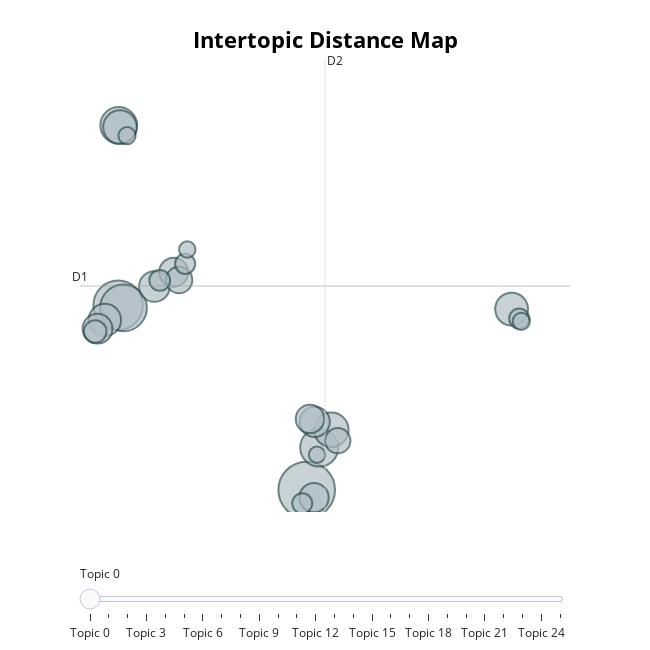

Here is the notebook cell this chart was saved with:
### Code cell
cc_ttl_topic_model.visualize_topics()

### Figure 1 — Plotly figure (JSON) as saved in the notebook; plotly's stock layout.template omitted (floating-point values rounded to 4 significant figures)
{"data": [{"customdata": [[0, "deep | use | learn | classification | convolutional", 119], [1, "warming | global | temperature | trend | climate", 91], [2, "carbon | emission | storage | footprint | computing", 81], [3, "opinion | twitter | socialmedia | social | dynamic", 54], [4, "climate | change | dangerous | science | research", 50], [5, "flood | disaster | risk | machine | event", 44], [6, "extinction | specie | population | ecosystem | trait", 42], [7, "power | grid | control | charge | electricity", 40], [8, "solar | irradiance | sun | terrestrial | activity", 39], [9, "forest | tree | mangrove | carbon | effect", 35], [10, "agriculture | agricultural | robotic | farm | yield", 34], [11, "ice | sheet | polar | retreat | antarctic", 33], [12, "wildfire | fire | remotesense | smoke | detection", 32], [13, "economic | uncertainty | economy | climate | risk", 31], [14, "environmental | sustainable | sustainability | service | commerce", 30], [15, "extreme | precipitation | drought | rainfall | downscale", 26], [16, "artificialintelligence | cooperation | ai | choice | coalition", 24], [17, "sealevel | rise | error | acceleration | warming", 19], [18, "quantile | linear | causality | timeserie | nonparametric", 16], [19, "reinforcement | learning | deep | design | exploration", 15], [20, "methane | gas | emission | friendly | source", 15], [21, "aerosol | dust | size | transfer | radiative", 15], [22, "bibliometric | research | literature | publication | document", 11], [23, "nuclear | renewable | energy | power | plant", 11], [24, "datum | highresolution | lossy | readcount | vconstruct", 10], [25, "knowledge | civilization | effective | policy | climate", 10]], "hovertemplate": "<b>Topic %{customdata[0]}</b><br>%{customdata[1]}<br>Size: %{customdata[2]}", "legendgroup": "", "marker": {"color": "#B0BEC5", "line": {"color": "DarkSlateGrey", "width": 2}, "size": [119, 91, 81, 54, 50, 44, 42, 40, 39, 35, 34, 33, 32, 31, 30, 26, 24, 19, 16, 15, 15, 15, 11, 11, 10, 10], "sizemode": "area", "sizeref": 0.07437, "symbol": "circle"}, "mode": "markers", "name": "", "orientation": "v", "showlegend": false, "type": "scatter", "x": [3.762, -2.684, -2.501, 4.192, -2.664, 4.604, -2.62, 10.77, -3.138, -1.444, 4.035, -3.39, 4.013, -0.7852, 3.875, -0.6008, 4.824, -3.468, -1.262, 11.03, 3.61, -0.3943, -2.381, 11.1, -0.3202, 4.115], "xaxis": "x", "y": [1.941, 6.989, 6.919, 3.102, 11.91, 3.588, 11.86, 6.885, 6.59, 7.503, 3.804, 6.349, 1.734, 7.893, 3.885, 7.68, 3.29, 6.272, 7.67, 6.625, 1.577, 8.12, 11.62, 6.552, 8.513, 2.905], "yaxis": "y"}], "layout": {"annotations": [{"showarrow": false, "text": "D1", "x": -3.988, "y": 7.516, "yshift": 10}, {"showarrow": false, "text": "D2", "x": 4.388, "xshift": 10, "y": 13.69}], "height": 650, "hoverlabel": {"bgcolor": "white", "font": {"family": "Rockwell", "size": 16}}, "legend": {"itemsizing": "constant", "tracegroupgap": 0}, "margin": {"t": 60}, "shapes": [{"line": {"color": "#CFD8DC", "width": 2}, "type": "line", "x0": 4.388, "x1": 4.388, "y0": 1.341, "y1": 13.69}, {"line": {"color": "#9E9E9E", "width": 2}, "type": "line", "x0": -3.988, "x1": 12.76, "y0": 7.516, "y1": 7.516}], "sliders": [{"active": 0, "pad": {"t": 50}, "steps": [{"args": [{"marker.color": [["red", "#B0BEC5", "#B0BEC5", "#B0BEC5", "#B0BEC5", "#B0BEC5", "#B0BEC5", "#B0BEC5", "#B0BEC5", "#B0BEC5", "#B0BEC5", "#B0BEC5", "#B0BEC5", "#B0BEC5", "#B0BEC5", "#B0BEC5", "#B0BEC5", "#B0BEC5", "#B0BEC5", "#B0BEC5", "#B0BEC5", "#B0BEC5", "#B0BEC5", "#B0BEC5", "#B0BEC5", "#B0BEC5"]]}], "label": "Topic 0", "method": "update"}, {"args": [{"marker.color": [["#B0BEC5", "red", "#B0BEC5", "#B0BEC5", "#B0BEC5", "#B0BEC5", "#B0BEC5", "#B0BEC5", "#B0BEC5", "#B0BEC5", "#B0BEC5", "#B0BEC5", "#B0BEC5", "#B0BEC5", "#B0BEC5", "#B0BEC5", "#B0BEC5", "#B0BEC5", "#B0BEC5", "#B0BEC5", "#B0BEC5", "#B0BEC5", "#B0BEC5", "#B0BEC5", "#B0BEC5", "#B0BEC5"]]}], "label": "Topic 1", "method": "update"}, {"args": [{"marker.color": [["#B0BEC5", "#B0BEC5", "red", "#B0BEC5", "#B0BEC5", "#B0BEC5", "#B0BEC5", "#B0BEC5", "#B0BEC5", "#B0BEC5", "#B0BEC5", "#B0BEC5", "#B0BEC5", "#B0BEC5", "#B0BEC5", "#B0BEC5", "#B0BEC5", "#B0BEC5", "#B0BEC5", "#B0BEC5", "#B0BEC5", "#B0BEC5", "#B0BEC5", "#B0BEC5", "#B0BEC5", "#B0BEC5"]]}], "label": "Topic 2", "method": "update"}, {"args": [{"marker.color": [["#B0BEC5", "#B0BEC5", "#B0BEC5", "red", "#B0BEC5", "#B0BEC5", "#B0BEC5", "#B0BEC5", "#B0BEC5", "#B0BEC5", "#B0BEC5", "#B0BEC5", "#B0BEC5", "#B0BEC5", "#B0BEC5", "#B0BEC5", "#B0BEC5", "#B0BEC5", "#B0BEC5", "#B0BEC5", "#B0BEC5", "#B0BEC5", "#B0BEC5", "#B0BEC5", "#B0BEC5", "#B0BEC5"]]}], "label": "Topic 3", "method": "update"}, {"args": [{"marker.color": [["#B0BEC5", "#B0BEC5", "#B0BEC5", "#B0BEC5", "red", "#B0BEC5", "#B0BEC5", "#B0BEC5", "#B0BEC5", "#B0BEC5", "#B0BEC5", "#B0BEC5", "#B0BEC5", "#B0BEC5", "#B0BEC5", "#B0BEC5", "#B0BEC5", "#B0BEC5", "#B0BEC5", "#B0BEC5", "#B0BEC5", "#B0BEC5", "#B0BEC5", "#B0BEC5", "#B0BEC5", "#B0BEC5"]]}], "label": "Topic 4", "method": "update"}, {"args": [{"marker.color": [["#B0BEC5", "#B0BEC5", "#B0BEC5", "#B0BEC5", "#B0BEC5", "red", "#B0BEC5", "#B0BEC5", "#B0BEC5", "#B0BEC5", "#B0BEC5", "#B0BEC5", "#B0BEC5", "#B0BEC5", "#B0BEC5", "#B0BEC5", "#B0BEC5", "#B0BEC5", "#B0BEC5", "#B0BEC5", "#B0BEC5", "#B0BEC5", "#B0BEC5", "#B0BEC5", "#B0BEC5", "#B0BEC5"]]}], "label": "Topic 5", "method": "update"}, {"args": [{"marker.color": [["#B0BEC5", "#B0BEC5", "#B0BEC5", "#B0BEC5", "#B0BEC5", "#B0BEC5", "red", "#B0BEC5", "#B0BEC5", "#B0BEC5", "#B0BEC5", "#B0BEC5", "#B0BEC5", "#B0BEC5", "#B0BEC5", "#B0BEC5", "#B0BEC5", "#B0BEC5", "#B0BEC5", "#B0BEC5", "#B0BEC5", "#B0BEC5", "#B0BEC5", "#B0BEC5", "#B0BEC5", "#B0BEC5"]]}], "label": "Topic 6", "method": "update"}, {"args": [{"marker.color": [["#B0BEC5", "#B0BEC5", "#B0BEC5", "#B0BEC5", "#B0BEC5", "#B0BEC5", "#B0BEC5", "red", "#B0BEC5", "#B0BEC5", "#B0BEC5", "#B0BEC5", "#B0BEC5", "#B0BEC5", "#B0BEC5", "#B0BEC5", "#B0BEC5", "#B0BEC5", "#B0BEC5", "#B0BEC5", "#B0BEC5", "#B0BEC5", "#B0BEC5", "#B0BEC5", "#B0BEC5", "#B0BEC5"]]}], "label": "Topic 7", "method": "update"}, {"args": [{"marker.color": [["#B0BEC5", "#B0BEC5", "#B0BEC5", "#B0BEC5", "#B0BEC5", "#B0BEC5", "#B0BEC5", "#B0BEC5", "red", "#B0BEC5", "#B0BEC5", "#B0BEC5", "#B0BEC5", "#B0BEC5", "#B0BEC5", "#B0BEC5", "#B0BEC5", "#B0BEC5", "#B0BEC5", "#B0BEC5", "#B0BEC5", "#B0BEC5", "#B0BEC5", "#B0BEC5", "#B0BEC5", "#B0BEC5"]]}], "label": "Topic 8", "method": "update"}, {"args": [{"marker.color": [["#B0BEC5", "#B0BEC5", "#B0BEC5", "#B0BEC5", "#B0BEC5", "#B0BEC5", "#B0BEC5", "#B0BEC5", "#B0BEC5", "red", "#B0BEC5", "#B0BEC5", "#B0BEC5", "#B0BEC5", "#B0BEC5", "#B0BEC5", "#B0BEC5", "#B0BEC5", "#B0BEC5", "#B0BEC5", "#B0BEC5", "#B0BEC5", "#B0BEC5", "#B0BEC5", "#B0BEC5", "#B0BEC5"]]}], "label": "Topic 9", "method": "update"}, {"args": [{"marker.color": [["#B0BEC5", "#B0BEC5", "#B0BEC5", "#B0BEC5", "#B0BEC5", "#B0BEC5", "#B0BEC5", "#B0BEC5", "#B0BEC5", "#B0BEC5", "red", "#B0BEC5", "#B0BEC5", "#B0BEC5", "#B0BEC5", "#B0BEC5", "#B0BEC5", "#B0BEC5", "#B0BEC5", "#B0BEC5", "#B0BEC5", "#B0BEC5", "#B0BEC5", "#B0BEC5", "#B0BEC5", "#B0BEC5"]]}], "label": "Topic 10", "method": "update"}, {"args": [{"marker.color": [["#B0BEC5", "#B0BEC5", "#B0BEC5", "#B0BEC5", "#B0BEC5", "#B0BEC5", "#B0BEC5", "#B0BEC5", "#B0BEC5", "#B0BEC5", "#B0BEC5", "red", "#B0BEC5", "#B0BEC5", "#B0BEC5", "#B0BEC5", "#B0BEC5", "#B0BEC5", "#B0BEC5", "#B0BEC5", "#B0BEC5", "#B0BEC5", "#B0BEC5", "#B0BEC5", "#B0BEC5", "#B0BEC5"]]}], "label": "Topic 11", "method": "update"}, {"args": [{"marker.color": [["#B0BEC5", "#B0BEC5", "#B0BEC5", "#B0BEC5", "#B0BEC5", "#B0BEC5", "#B0BEC5", "#B0BEC5", "#B0BEC5", "#B0BEC5", "#B0BEC5", "#B0BEC5", "red", "#B0BEC5", "#B0BEC5", "#B0BEC5", "#B0BEC5", "#B0BEC5", "#B0BEC5", "#B0BEC5", "#B0BEC5", "#B0BEC5", "#B0BEC5", "#B0BEC5", "#B0BEC5", "#B0BEC5"]]}], "label": "Topic 12", "method": "update"}, {"args": [{"marker.color": [["#B0BEC5", "#B0BEC5", "#B0BEC5", "#B0BEC5", "#B0BEC5", "#B0BEC5", "#B0BEC5", "#B0BEC5", "#B0BEC5", "#B0BEC5", "#B0BEC5", "#B0BEC5", "#B0BEC5", "red", "#B0BEC5", "#B0BEC5", "#B0BEC5", "#B0BEC5", "#B0BEC5", "#B0BEC5", "#B0BEC5", "#B0BEC5", "#B0BEC5", "#B0BEC5", "#B0BEC5", "#B0BEC5"]]}], "label": "Topic 13", "method": "update"}, {"args": [{"marker.color": [["#B0BEC5", "#B0BEC5", "#B0BEC5", "#B0BEC5", "#B0BEC5", "#B0BEC5", "#B0BEC5", "#B0BEC5", "#B0BEC5", "#B0BEC5", "#B0BEC5", "#B0BEC5", "#B0BEC5", "#B0BEC5", "red", "#B0BEC5", "#B0BEC5", "#B0BEC5", "#B0BEC5", "#B0BEC5", "#B0BEC5", "#B0BEC5", "#B0BEC5", "#B0BEC5", "#B0BEC5", "#B0BEC5"]]}], "label": "Topic 14", "method": "update"}, {"args": [{"marker.color": [["#B0BEC5", "#B0BEC5", "#B0BEC5", "#B0BEC5", "#B0BEC5", "#B0BEC5", "#B0BEC5", "#B0BEC5", "#B0BEC5", "#B0BEC5", "#B0BEC5", "#B0BEC5", "#B0BEC5", "#B0BEC5", "#B0BEC5", "red", "#B0BEC5", "#B0BEC5", "#B0BEC5", "#B0BEC5", "#B0BEC5", "#B0BEC5", "#B0BEC5", "#B0BEC5", "#B0BEC5", "#B0BEC5"]]}], "label": "Topic 15", "method": "update"}, {"args": [{"marker.color": [["#B0BEC5", "#B0BEC5", "#B0BEC5", "#B0BEC5", "#B0BEC5", "#B0BEC5", "#B0BEC5", "#B0BEC5", "#B0BEC5", "#B0BEC5", "#B0BEC5", "#B0BEC5", "#B0BEC5", "#B0BEC5", "#B0BEC5", "#B0BEC5", "red", "#B0BEC5", "#B0BEC5", "#B0BEC5", "#B0BEC5", "#B0BEC5", "#B0BEC5", "#B0BEC5", "#B0BEC5", "#B0BEC5"]]}], "label": "Topic 16", "method": "update"}, {"args": [{"marker.color": [["#B0BEC5", "#B0BEC5", "#B0BEC5", "#B0BEC5", "#B0BEC5", "#B0BEC5", "#B0BEC5", "#B0BEC5", "#B0BEC5", "#B0BEC5", "#B0BEC5", "#B0BEC5", "#B0BEC5", "#B0BEC5", "#B0BEC5", "#B0BEC5", "#B0BEC5", "red", "#B0BEC5", "#B0BEC5", "#B0BEC5", "#B0BEC5", "#B0BEC5", "#B0BEC5", "#B0BEC5", "#B0BEC5"]]}], "label": "Topic 17", "method": "update"}, {"args": [{"marker.color": [["#B0BEC5", "#B0BEC5", "#B0BEC5", "#B0BEC5", "#B0BEC5", "#B0BEC5", "#B0BEC5", "#B0BEC5", "#B0BEC5", "#B0BEC5", "#B0BEC5", "#B0BEC5", "#B0BEC5", "#B0BEC5", "#B0BEC5", "#B0BEC5", "#B0BEC5", "#B0BEC5", "red", "#B0BEC5", "#B0BEC5", "#B0BEC5", "#B0BEC5", "#B0BEC5", "#B0BEC5", "#B0BEC5"]]}], "label": "Topic 18", "method": "update"}, {"args": [{"marker.color": [["#B0BEC5", "#B0BEC5", "#B0BEC5", "#B0BEC5", "#B0BEC5", "#B0BEC5", "#B0BEC5", "#B0BEC5", "#B0BEC5", "#B0BEC5", "#B0BEC5", "#B0BEC5", "#B0BEC5", "#B0BEC5", "#B0BEC5", "#B0BEC5", "#B0BEC5", "#B0BEC5", "#B0BEC5", "red", "#B0BEC5", "#B0BEC5", "#B0BEC5", "#B0BEC5", "#B0BEC5", "#B0BEC5"]]}], "label": "Topic 19", "method": "update"}, {"args": [{"marker.color": [["#B0BEC5", "#B0BEC5", "#B0BEC5", "#B0BEC5", "#B0BEC5", "#B0BEC5", "#B0BEC5", "#B0BEC5", "#B0BEC5", "#B0BEC5", "#B0BEC5", "#B0BEC5", "#B0BEC5", "#B0BEC5", "#B0BEC5", "#B0BEC5", "#B0BEC5", "#B0BEC5", "#B0BEC5", "#B0BEC5", "red", "#B0BEC5", "#B0BEC5", "#B0BEC5", "#B0BEC5", "#B0BEC5"]]}], "label": "Topic 20", "method": "update"}, {"args": [{"marker.color": [["#B0BEC5", "#B0BEC5", "#B0BEC5", "#B0BEC5", "#B0BEC5", "#B0BEC5", "#B0BEC5", "#B0BEC5", "#B0BEC5", "#B0BEC5", "#B0BEC5", "#B0BEC5", "#B0BEC5", "#B0BEC5", "#B0BEC5", "#B0BEC5", "#B0BEC5", "#B0BEC5", "#B0BEC5", "#B0BEC5", "#B0BEC5", "red", "#B0BEC5", "#B0BEC5", "#B0BEC5", "#B0BEC5"]]}], "label": "Topic 21", "method": "update"}, {"args": [{"marker.color": [["#B0BEC5", "#B0BEC5", "#B0BEC5", "#B0BEC5", "#B0BEC5", "#B0BEC5", "#B0BEC5", "#B0BEC5", "#B0BEC5", "#B0BEC5", "#B0BEC5", "#B0BEC5", "#B0BEC5", "#B0BEC5", "#B0BEC5", "#B0BEC5", "#B0BEC5", "#B0BEC5", "#B0BEC5", "#B0BEC5", "#B0BEC5", "#B0BEC5", "red", "#B0BEC5", "#B0BEC5", "#B0BEC5"]]}], "label": "Topic 22", "method": "update"}, {"args": [{"marker.color": [["#B0BEC5", "#B0BEC5", "#B0BEC5", "#B0BEC5", "#B0BEC5", "#B0BEC5", "#B0BEC5", "#B0BEC5", "#B0BEC5", "#B0BEC5", "#B0BEC5", "#B0BEC5", "#B0BEC5", "#B0BEC5", "#B0BEC5", "#B0BEC5", "#B0BEC5", "#B0BEC5", "#B0BEC5", "#B0BEC5", "#B0BEC5", "#B0BEC5", "#B0BEC5", "red", "#B0BEC5", "#B0BEC5"]]}], "label": "Topic 23", "method": "update"}, {"args": [{"marker.color": [["#B0BEC5", "#B0BEC5", "#B0BEC5", "#B0BEC5", "#B0BEC5", "#B0BEC5", "#B0BEC5", "#B0BEC5", "#B0BEC5", "#B0BEC5", "#B0BEC5", "#B0BEC5", "#B0BEC5", "#B0BEC5", "#B0BEC5", "#B0BEC5", "#B0BEC5", "#B0BEC5", "#B0BEC5", "#B0BEC5", "#B0BEC5", "#B0BEC5", "#B0BEC5", "#B0BEC5", "red", "#B0BEC5"]]}], "label": "Topic 24", "method": "update"}, {"args": [{"marker.color": [["#B0BEC5", "#B0BEC5", "#B0BEC5", "#B0BEC5", "#B0BEC5", "#B0BEC5", "#B0BEC5", "#B0BEC5", "#B0BEC5", "#B0BEC5", "#B0BEC5", "#B0BEC5", "#B0BEC5", "#B0BEC5", "#B0BEC5", "#B0BEC5", "#B0BEC5", "#B0BEC5", "#B0BEC5", "#B0BEC5", "#B0BEC5", "#B0BEC5", "#B0BEC5", "#B0BEC5", "#B0BEC5", "red"]]}], "label": "Topic 25", "method": "update"}]}], "title": {"font": {"color": "Black", "size": 22}, "text": "<b>Intertopic Distance Map</b>", "x": 0.5, "xanchor": "center", "y": 0.95, "yanchor": "top"}, "width": 650, "xaxis": {"anchor": "y", "domain": [0, 1], "range": [-3.988, 12.76], "title": {"text": ""}, "visible": false}, "yaxis": {"anchor": "x", "domain": [0, 1], "range": [1.341, 13.69], "title": {"text": ""}, "visible": false}}}
